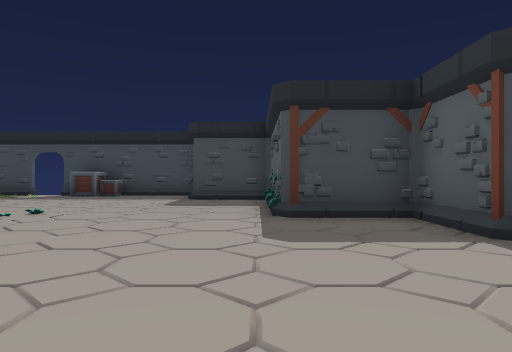
view 1 (above)

13 first-person views from a walk through a level from a Godot 3-D game. The camera is 1.2 m above the floor, looks level and sees 70° across. The floor is counted in squares, 2 m on a side. Each view is taken from the middle of a square. On the plan, view 1 faces up. The plan holds only what a view shows up to about 10 squares ahead; the rest is blank.

view 2
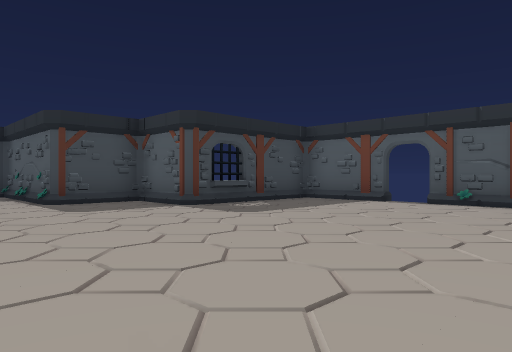

view 3
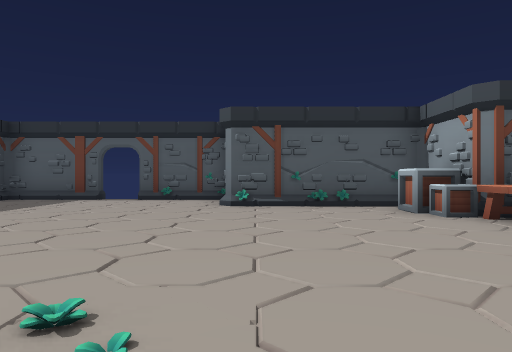

view 4
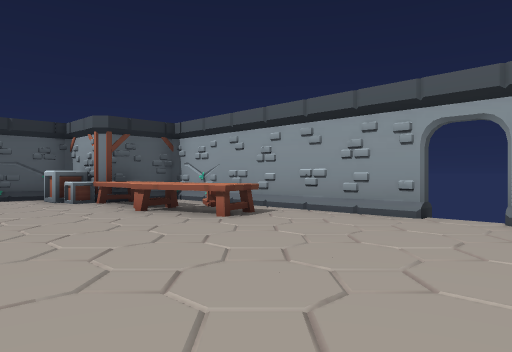

view 5
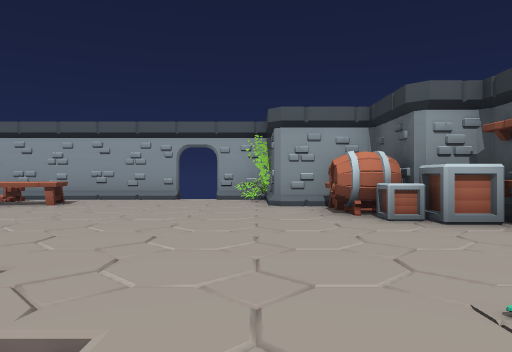

view 6
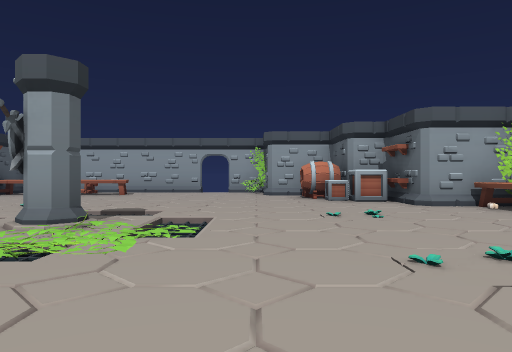

view 7
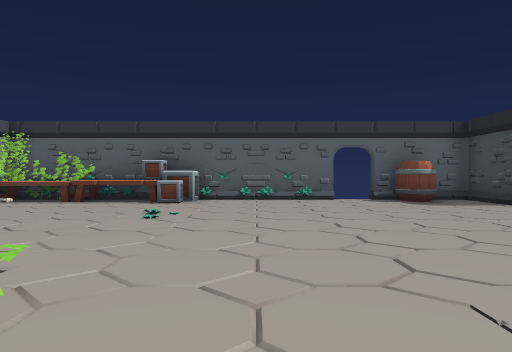

view 8
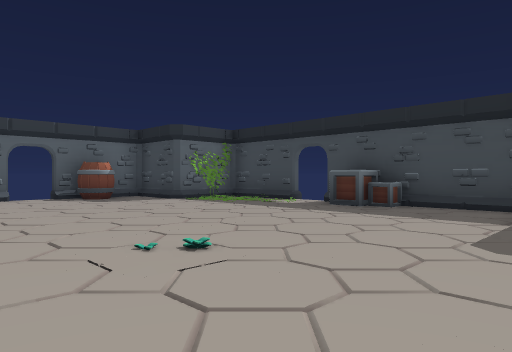

view 9
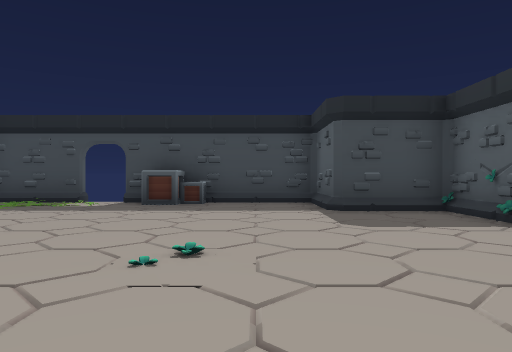

view 10
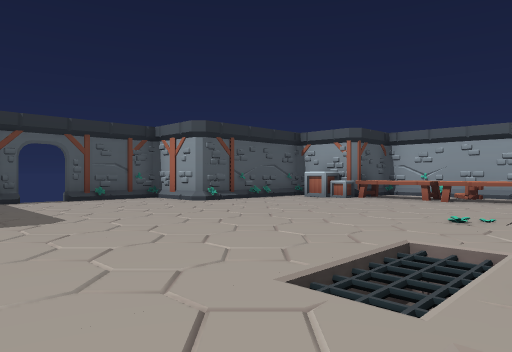

view 11
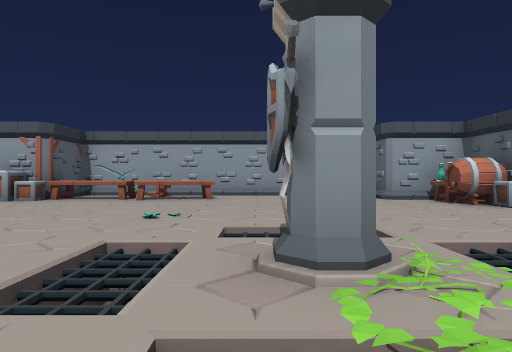

view 12
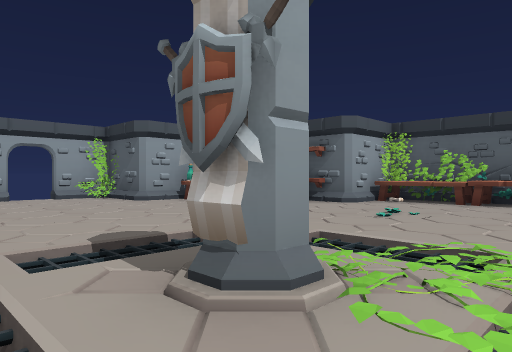

view 13
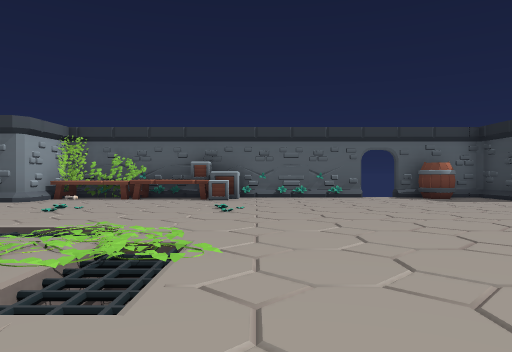

### Floor plan
Key: @ floor where view 1 was taken; # wall or solid block; x gap in a wall; . floor; / step, stairs or slope; v drop or lower ground; T table; B box; C chair; S shelf; P pillar; A barrel; O other object.
Columns run from 12 left of view 1 to 7 right of it. Each row starts with its distance up from view 1.
 12      xx ####
 11   ###//BB..#
 10 ###////....###
  9 #//........//#
  8  A........../#
  7 x.........../#
  6 x.........../###
  5 #............//#
  4 #..............#####
  3 #..................#
  2  BB......v.........#
  1  B.....v#Pv........x
  0 #T.....v#Pv.@......x
 -1 #T......vv.........#
 -2 ##O................#
 -3  ##S.............###
 -4    BB............#
 -5    ##............#
 -6     #.......T..B.#
 -7     ##....TTTTT###
 -8      ##.....C###
 -9        xx###

Where each view was taken, in squares from view 1:
view 1: 0 up, 0 right, facing up
view 2: 3 down, 2 left, facing up-right
view 3: 3 down, 3 left, facing right
view 4: 3 down, 6 left, facing down-right
view 5: 1 up, 6 left, facing down
view 6: 5 up, 6 left, facing down
view 7: 4 up, 2 left, facing left
view 8: 4 up, 1 left, facing up-left
view 9: 3 up, 3 left, facing up
view 10: 3 up, 3 left, facing down-right
view 11: 3 up, 3 left, facing down
view 12: 2 up, 2 left, facing down-left
view 13: 3 up, 1 left, facing left
